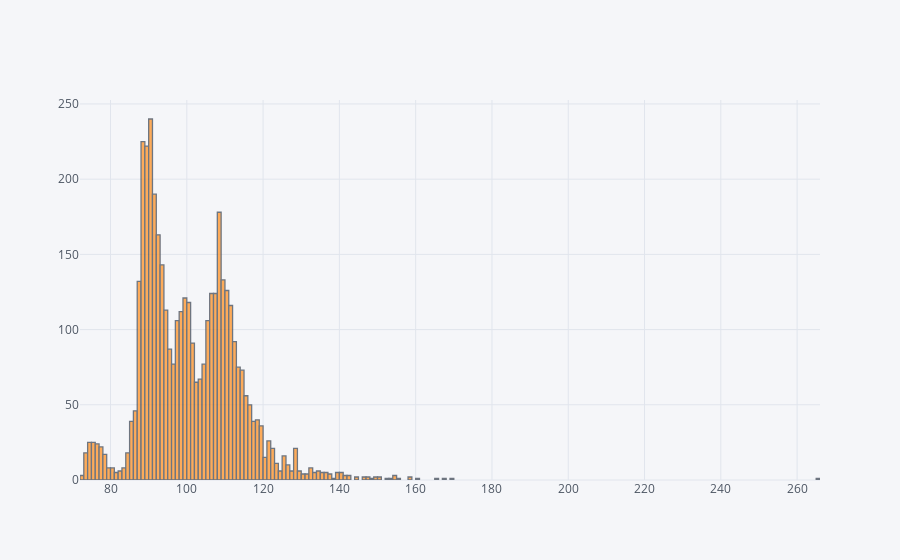

Notebook source saved alongside this figure:
### Code cell
train.y.iplot(kind = 'hist')

### Figure 1 — Plotly figure (JSON) as saved in the notebook; plotly's stock layout.template omitted (floating-point values rounded to 4 significant figures; data arrays with more than 128 entries replaced by an {"elided": "..."} marker saying what was removed)
{"data": [{"histfunc": "count", "histnorm": "", "marker": {"color": "rgba(255, 153, 51, 1.0)", "line": {"color": "#4D5663", "width": 1.3}}, "name": "y", "opacity": 0.8, "orientation": "v", "type": "histogram", "x": {"elided": "4209 float values"}}], "layout": {"barmode": "overlay", "legend": {"bgcolor": "#F5F6F9", "font": {"color": "#4D5663"}}, "paper_bgcolor": "#F5F6F9", "plot_bgcolor": "#F5F6F9", "titlefont": {"color": "#4D5663"}, "xaxis1": {"gridcolor": "#E1E5ED", "showgrid": true, "tickfont": {"color": "#4D5663"}, "title": "", "titlefont": {"color": "#4D5663"}, "zerolinecolor": "#E1E5ED"}, "yaxis1": {"gridcolor": "#E1E5ED", "showgrid": true, "tickfont": {"color": "#4D5663"}, "title": "", "titlefont": {"color": "#4D5663"}, "zerolinecolor": "#E1E5ED"}}}
